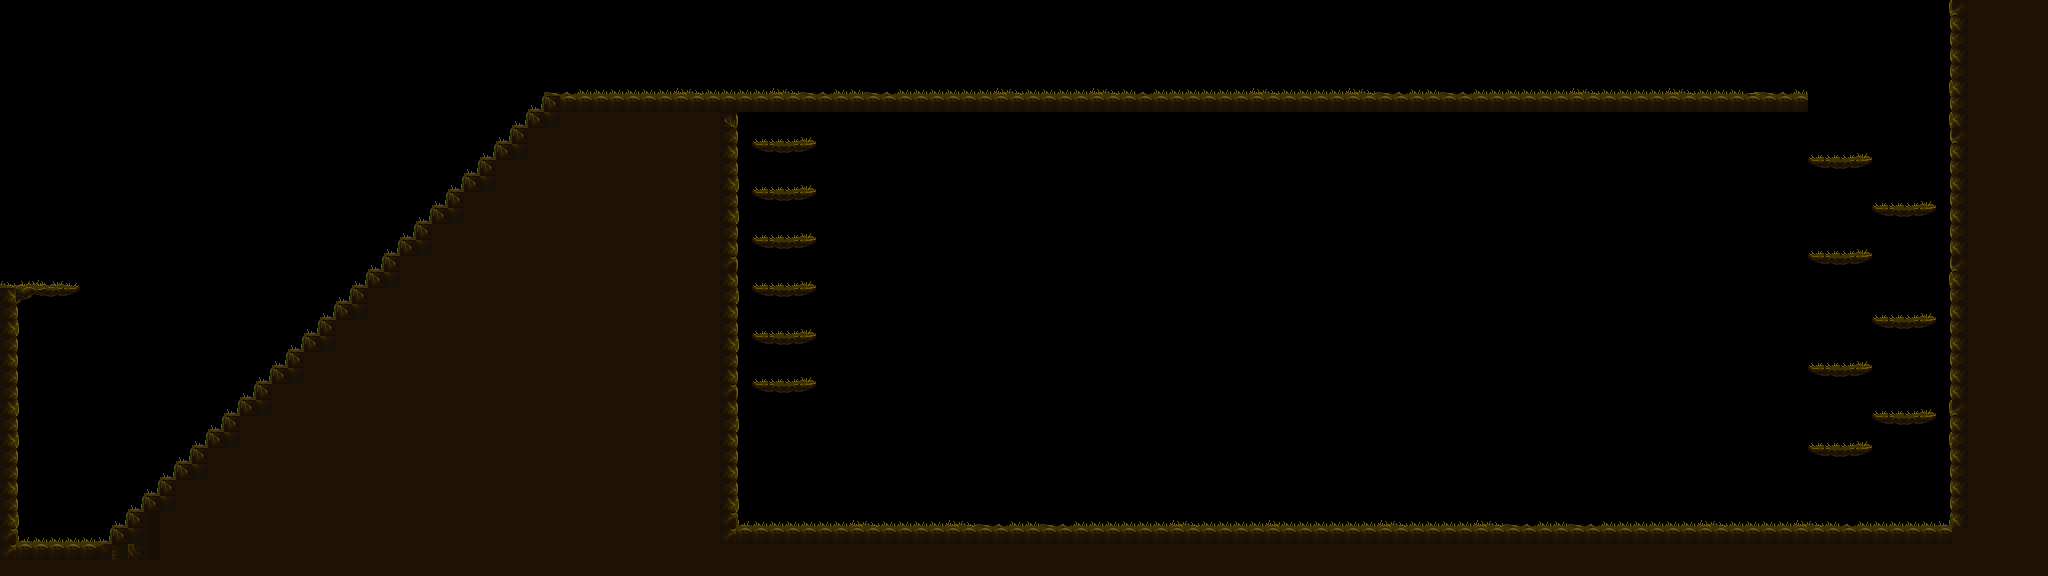

Tiled map render using the project's own tile images. Description and the map definition, with tile-layer contents summarised, below:
An orthogonal 128x36 tile map with 16x16 px tiles, 2 tile layers (Capa de patrones 1, noCollision) and 15 objects (12x enemy, spawn, mana).

<map version="1.2" tiledversion="1.3.5" orientation="orthogonal" renderorder="right-down" width="128" height="36" tilewidth="16" tileheight="16" infinite="0" nextlayerid="7" nextobjectid="28">
 <tileset firstgid="1" name="lvl2ground" tilewidth="16" tileheight="16" tilecount="900" columns="30">
  <image source="lvl2ground.png" width="480" height="480" />
 </tileset>
 <layer id="1" name="Capa de patrones 1" width="128" height="36">
  <data>[4608 cells, 1398 non-empty, 26 distinct tile ids]</data>
 </layer>
 <layer id="3" name="noCollision" width="128" height="36">
  <properties>
   <property name="noCollision" value="" />
  </properties>
  <data>[4608 cells, 311 non-empty, 12 distinct tile ids]</data>
 </layer>
 <objectgroup id="6" name="Capa de Objetos 1">
  <object id="11" type="enemy" x="1749" y="63.6667" width="20.0003" height="16.6667">
   <properties>
    <property name="spawnX" value="698" />
    <property name="spawnY" value="320" />
    <property name="type" value="2" />
   </properties>
  </object>
  <object id="12" type="enemy" x="905" y="58.6667" width="20.0003" height="16.6667">
   <properties>
    <property name="spawnX" value="698" />
    <property name="spawnY" value="320" />
    <property name="type" value="2" />
   </properties>
  </object>
  <object id="13" type="enemy" x="772" y="114.667" width="20.0003" height="16.6667">
   <properties>
    <property name="spawnX" value="698" />
    <property name="spawnY" value="320" />
    <property name="type" value="2" />
   </properties>
  </object>
  <object id="14" type="enemy" x="773" y="164.667" width="20.0003" height="16.6667">
   <properties>
    <property name="spawnX" value="698" />
    <property name="spawnY" value="320" />
    <property name="type" value="2" />
   </properties>
  </object>
  <object id="15" type="enemy" x="775" y="207.667" width="20.0003" height="16.6667">
   <properties>
    <property name="spawnX" value="698" />
    <property name="spawnY" value="320" />
    <property name="type" value="2" />
   </properties>
  </object>
  <object id="16" type="enemy" x="772" y="250.667" width="20.0003" height="16.6667">
   <properties>
    <property name="spawnX" value="698" />
    <property name="spawnY" value="320" />
    <property name="type" value="2" />
   </properties>
  </object>
  <object id="17" type="enemy" x="775" y="296.667" width="20.0003" height="16.6667">
   <properties>
    <property name="spawnX" value="698" />
    <property name="spawnY" value="320" />
    <property name="type" value="2" />
   </properties>
  </object>
  <object id="18" type="enemy" x="774" y="357.667" width="20.0003" height="16.6667">
   <properties>
    <property name="spawnX" value="698" />
    <property name="spawnY" value="320" />
    <property name="type" value="2" />
   </properties>
  </object>
  <object id="19" type="enemy" x="683" y="55.3333" width="38.0003" height="25.3333">
   <properties>
    <property name="spawnX" value="887" />
    <property name="spawnY" value="520" />
    <property name="type" value="1" />
   </properties>
  </object>
  <object id="20" type="enemy" x="1100" y="54.3333" width="38.0003" height="25.3333">
   <properties>
    <property name="spawnX" value="887" />
    <property name="spawnY" value="520" />
    <property name="type" value="1" />
   </properties>
  </object>
  <object id="21" type="enemy" x="1298" y="49.3333" width="38.0003" height="25.3333">
   <properties>
    <property name="spawnX" value="887" />
    <property name="spawnY" value="520" />
    <property name="type" value="1" />
   </properties>
  </object>
  <object id="22" type="enemy" x="1535" y="42.3333" width="38.0003" height="25.3333">
   <properties>
    <property name="spawnX" value="887" />
    <property name="spawnY" value="520" />
    <property name="type" value="1" />
   </properties>
  </object>
  <object id="23" type="spawn" x="34.5" y="433.75" width="27" height="20.5">
   <properties>
    <property name="spawnX" value="30" />
    <property name="spawnY" value="430" />
   </properties>
  </object>
  <object id="25" type="mana" x="771" y="509" />
  <object id="27" x="1327" y="493" width="36" height="30">
   <properties>
    <property name="type" value="3" />
   </properties>
  </object>
 </objectgroup>
</map>
